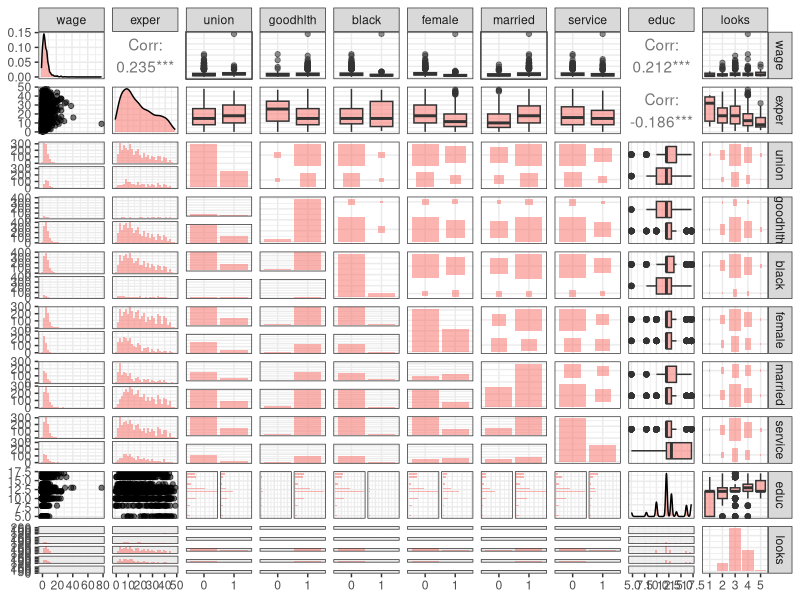
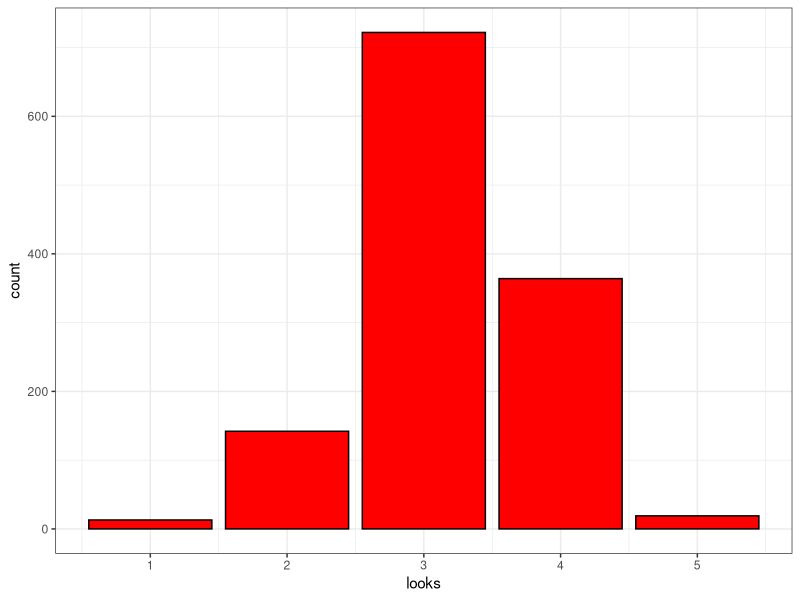
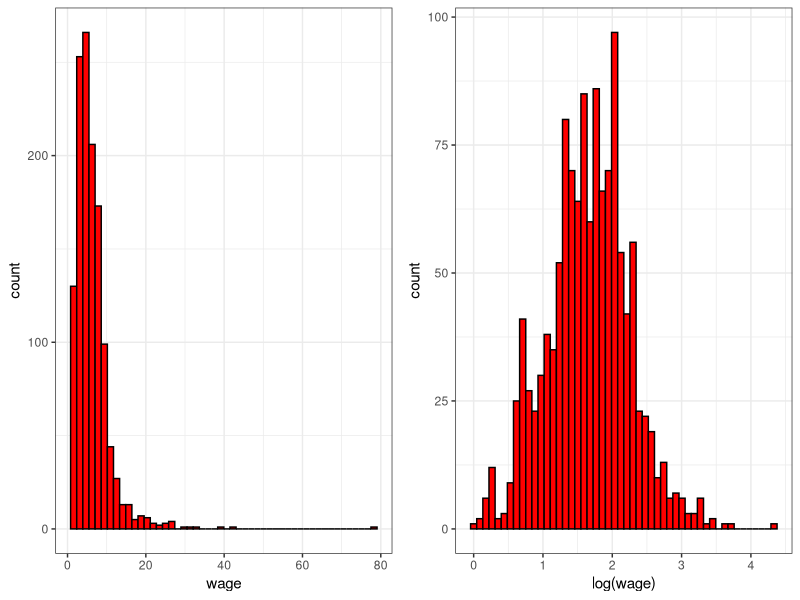

Write the R code that produced these figures, in order. (Note: this script raises an error after producing the figures.)
## ---- chunk 1
library(lattice)
library(MASS)
library(lmtest)
library(sandwich)
library(mvtnorm)
library(car)
library(dplyr)
library(ggplot2)
library(gridExtra)
library(GGally)
theme_set(theme_bw())

mycol <- rgb(30,30,30,100,maxColorValue=255)

mycoeftest <- function(m, EstType){
  beta  <- coef(m)[-1]
  Vbeta <- vcovHC(m, type = EstType)[-1,-1]
  D <- diag(1 / sqrt(diag(Vbeta)))
  t <- D %*% beta
  Cor <- D %*% Vbeta %*% t(D)
  if (EstType == "const"){
    m.df <- length(m$residuals) - length(beta)
  }else{
    m.df=Inf
  }
  p_adj <- sapply(abs(t), function(x) 1-pmvt(-rep(x, length(beta)), rep(x, length(beta)), corr = Cor, df = m.df))
  c(NaN, p_adj)
}

addtrend <- function(x, y){
  y <- y[order(x)]
  x <- sort(x)  
  lines(x, predict(loess(y ~ x)), col = "red")
}
## ---- chunk 2
data <- read.csv("beauty.csv", sep=";")
## ---- chunk 3
data %>% 
  mutate_at(c("union", "goodhlth", "black", "female", "married", "service", "looks"), as.factor) %>%
  ggpairs(mapping = aes(alpha=0.5, fill='red'))
## ---- chunk 4
data %>% 
  ggplot(aes(x=looks)) +
  geom_bar(fill='red', col='black')
## ---- chunk 5
data$aboveavg <- rep(1, dim(data)[1]) * (data$looks>3)
data$belowavg <- rep(1, dim(data)[1]) * (data$looks<3)
data$looks <- NULL
## ---- chunk 6
g1 <- data %>%
  ggplot(aes(x=wage)) +
  geom_histogram(fill='red', col='black', bins=50)

g2 <- data %>%
  ggplot(aes(x=log(wage))) +
  geom_histogram(fill='red', col='black', bins=50)

grid.arrange(g1, g2, nrow=1)
## ---- chunk 7
excluded <- subset(data, wage>45)
data     <- subset(data, wage<=45)
## ---- chunk 8
par(mfrow=c(1,1))
boxcox(lm(wage~., data=data))
## ---- chunk 9
data$logwage <- log(data$wage)
data$wage <- NULL

excluded$logwage <- log(excluded$wage)
excluded$wage <- NULL
## ---- chunk 10
m1 <- lm(logwage ~., data=data)
## ---- chunk 11
par(mfrow=c(2,2))

qqnorm(residuals(m1))
qqline(residuals(m1), col="red")
grid()

plot(data$educ, rstandard(m1), xlab="Education", ylab="Standardized residuals", col=mycol, pch=19)
addtrend(data$educ, rstandard(m1))
grid()

plot(data$exper, rstandard(m1), xlab="Experience", ylab="Standardized residuals", col=mycol, pch=19)
addtrend(data$exper, rstandard(m1))
grid()
## ---- chunk 12
m2 <- lm(logwage ~ . + I(exper^2) , data=data)
## ---- chunk 13
par(mfrow=c(2,2))

qqnorm(residuals(m2))
qqline(residuals(m2), col="red")
grid()

plot(data$educ, rstandard(m2), xlab="Education", ylab="Standardized residuals", col=mycol, pch=19)
addtrend(data$educ, rstandard(m2))
grid()

plot(data$exper, rstandard(m2), xlab="Experience", ylab="Standardized residuals", col=mycol, pch=19)
addtrend(data$exper, rstandard(m2))
grid()

plot(data$exper^2, rstandard(m2), xlab="Experience^2", ylab="Standardized residuals", col=mycol, pch=19)
addtrend(data$exper^2, rstandard(m2))
grid()
## ---- chunk 14
s2 <-summary(m2)
s2$coefficients <- cbind(s2$coefficients, mycoeftest(m2, "HC0"))
dimnames(s2$coefficients)[[2]][5] <- "Adjusted p-value"
print(s2)
## ---- chunk 15
add1(m2, ~ .^2, test="F")
## ---- chunk 16
m3 <- lm(logwage ~ exper+ exper*female + female + union + service + educ + aboveavg + belowavg + I(exper^2), data=data)
## ---- chunk 17
par(mfrow=c(3,2))

qqnorm(residuals(m3))
qqline(residuals(m3), col="red")
grid()

plot(data$educ, rstandard(m3), xlab="Education", ylab="Standardized residuals", col=mycol, pch=19)
addtrend(data$educ, rstandard(m3))
grid()

plot(data$exper, rstandard(m3), xlab="Experience", ylab="Standardized residuals", col=mycol, pch=19)
addtrend(data$exper, rstandard(m3))
grid()

plot(data$exper^2, rstandard(m3), xlab="Experience^2", ylab="Standardized residuals", col=mycol, pch=19)
addtrend(data$exper^2, rstandard(m3))
grid()

plot(data$exper * data$female, rstandard(m3), xlab="Experience * Sex", ylab="Standardized residuals", col=mycol, pch=19)
addtrend(data$exper * data$female, rstandard(m3))
grid()
## ---- chunk 18
s3 <-summary(m3)
s3$coefficients <- cbind(s3$coefficients, mycoeftest(m3, "HC0"))
dimnames(s3$coefficients)[[2]][5] <- "Adjusted p-value"
print(s3)
## ---- chunk 19
jtest(m2,m3, vcov. = function(x) vcovHC(x, type = "HC0"))
## ---- chunk 20
m4 <- lm(logwage ~ exper + I(exper^2) + exper*female + female + black + female*black + married + female*married + union + service + educ + aboveavg + belowavg, data=data)
## ---- chunk 21
par(mfrow=c(3,2))

qqnorm(residuals(m4))
qqline(residuals(m4), col="red")
grid()

plot(data$educ, rstandard(m4), xlab="Education", ylab="Standardized residuals", col=mycol, pch=19)
addtrend(data$educ, rstandard(m4))
grid()

plot(data$exper, rstandard(m4), xlab="Experience", ylab="Standardized residuals", col=mycol, pch=19)
addtrend(data$exper, rstandard(m4))
grid()

plot(data$exper^2, rstandard(m4), xlab="Experience^2", ylab="Standardized residuals", col=mycol, pch=19)
addtrend(data$exper^2, rstandard(m4))
grid()

plot(data$exper * data$female, rstandard(m4), xlab="Experience * Sex", ylab="Standardized residuals", col=mycol, pch=19)
addtrend(data$exper * data$female, rstandard(m4))
grid()
## ---- chunk 22
s4 <-summary(m4)
s4$coefficients <- cbind(s4$coefficients, mycoeftest(m4, "HC0"))
dimnames(s4$coefficients)[[2]][5] <- "Adjusted p-value"
print(s4)
## ---- chunk 23
waldtest(m4, m3, vcov = vcovHC(m4, type = "HC0"))
## ---- chunk 24
add1(m4, ~ .^2, test="F")
## ---- chunk 25
m5 <- lm(logwage ~ exper + I(exper^2) + exper*female + female + black + female*black + union + service + educ + aboveavg + belowavg, data=data)

s5 <-summary(m5)
s5$coefficients <- cbind(s5$coefficients, mycoeftest(m5, "HC0"))
dimnames(s5$coefficients)[[2]][5] <- "Adjusted p-value"
print(s5)

waldtest(m4, m5, vcov = vcovHC(m4, type = "HC0"))
## ---- chunk 26
m5 <- lm(logwage ~ exper + I(exper^2) + exper*female + female + black + female*black + married + union + service + educ + aboveavg + belowavg, data=data)

s5 <-summary(m5)
s5$coefficients <- cbind(s5$coefficients, mycoeftest(m5, "HC0"))
dimnames(s5$coefficients)[[2]][5] <- "Adjusted p-value"
print(s5)

waldtest(m4, m5, vcov = vcovHC(m4, type = "HC0"))
## ---- chunk 27
par(mfrow=c(1,2))
plot(fitted(m4), cooks.distance(m4), xlab="Fitted log wages", ylab="Cook's distance", col=mycol, pch=19)
lines(c(-100,100), c(0.015, 0.015), col="red")
plot(data$logwage, cooks.distance(m4), xlab="Log wages", ylab="Cook's distance", col=mycol, pch=19)
lines(c(-100,100), c(0.015, 0.015), col="red")
## ---- chunk 28
excluded <- rbind(excluded, data[cooks.distance(m4)>0.015,])
data2 <-data[cooks.distance(m4)<=0.015,]
m6 <- lm(logwage ~ exper + I(exper^2) + exper*female + female + black + female*black + married + female*married + union + service + educ + aboveavg + belowavg, data=data2)
## ---- chunk 29
res <- cbind(coefficients(m4), coefficients(m6))
colnames(res) <- c("All data", "Filtered data")
res
## ---- chunk 30
par(mfrow=c(3,2))

qqnorm(residuals(m6))
qqline(residuals(m6), col="red")
grid()

plot(data2$educ, rstandard(m6), xlab="Education", ylab="Standardized residuals", col=mycol, pch=19)
addtrend(data2$educ, rstandard(m6))
grid()

plot(data2$exper, rstandard(m6), xlab="Experience", ylab="Standardized residuals", col=mycol, pch=19)
addtrend(data2$exper, rstandard(m6))
grid()

plot(data2$exper^2, rstandard(m6), xlab="Experience^2", ylab="Standardized residuals", col=mycol, pch=19)
addtrend(data2$exper^2, rstandard(m6))
grid()

plot(data2$exper * data2$female, rstandard(m6), xlab="Experience * Sex", ylab="Standardized residuals", col=mycol, pch=19)
addtrend(data2$exper * data2$female, rstandard(m6))
grid()
## ---- chunk 31
s6 <-summary(m6)
s6$coefficients <- cbind(s6$coefficients, mycoeftest(m6, "HC0"))
dimnames(s6$coefficients)[[2]][5] <- "Adjusted p-value"
print(s6)
## ---- chunk 32
m7 <- lm(logwage ~ exper + I(exper^2) + exper*female + female + black + female*married + married + union + service + educ + aboveavg + belowavg, data=data2)
s7 <-summary(m7)
s7$coefficients <- cbind(s7$coefficients, mycoeftest(m7, "HC0"))
dimnames(s7$coefficients)[[2]][5] <- "Adjusted p-value"
print(s7)
waldtest(m6, m7, vcov = vcovHC(m6, type = "HC0"))
## ---- chunk 33
par(mfrow=c(1,1))
plot(data2$logwage, fitted(m6), xlab="Log wage", ylab="Predicted log wage", pch=19, col=mycol, 
     xlim=c(0,max(excluded$logwage)), ylim=c(0,3))
lines(c(0,10), c(0,10), col="red")
points(excluded$logwage, predict(m6, excluded), col="red", pch=19)
grid()
## ---- chunk 34
coefficients(m6)[c("aboveavg", "belowavg")]
confint(m6)[c("aboveavg", "belowavg"),]
